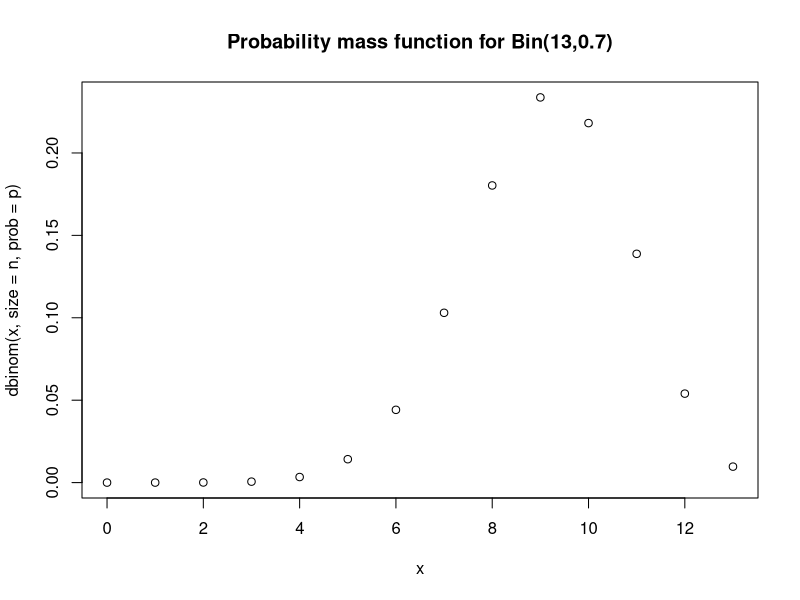
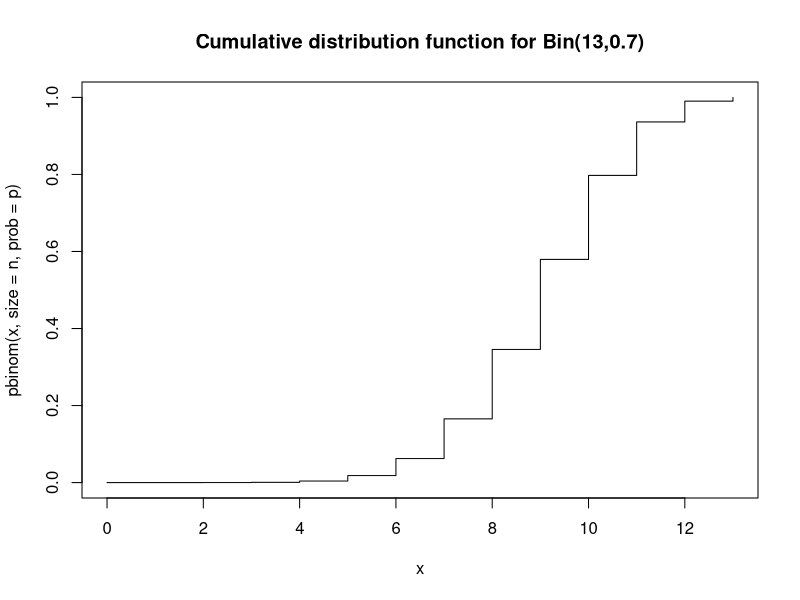
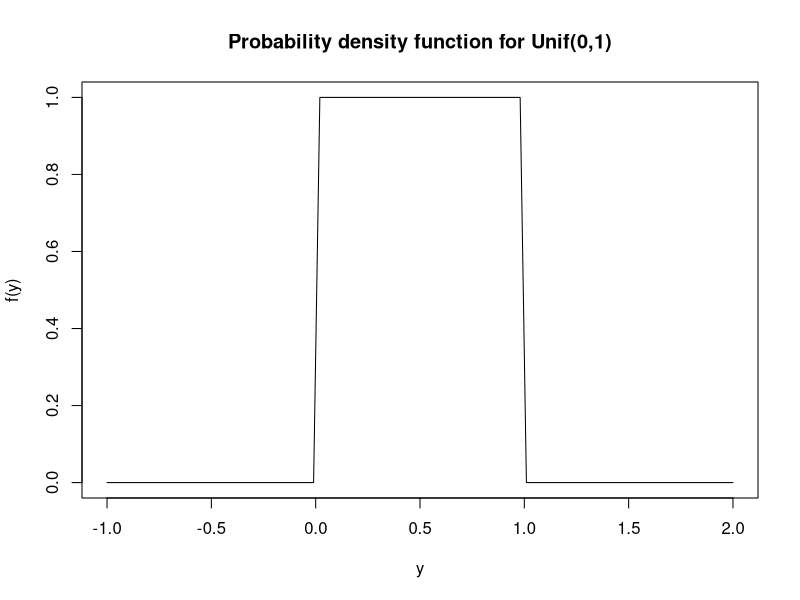
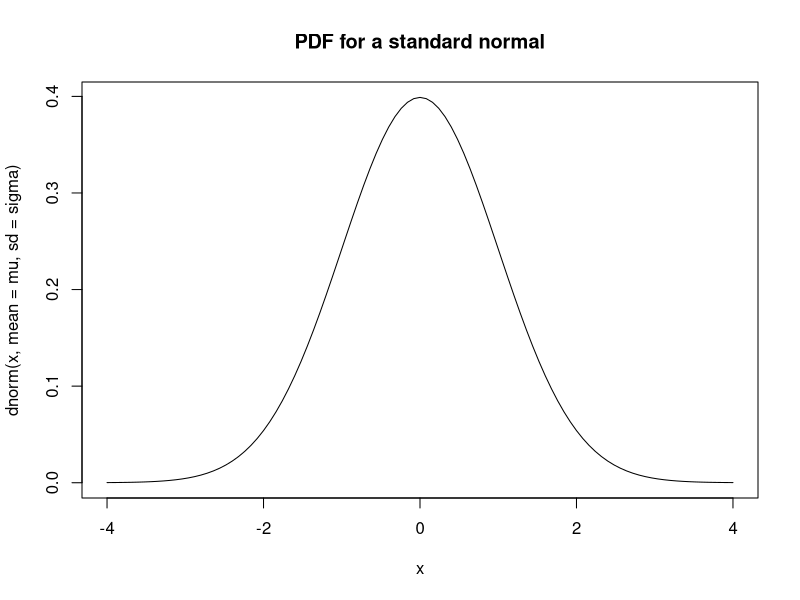
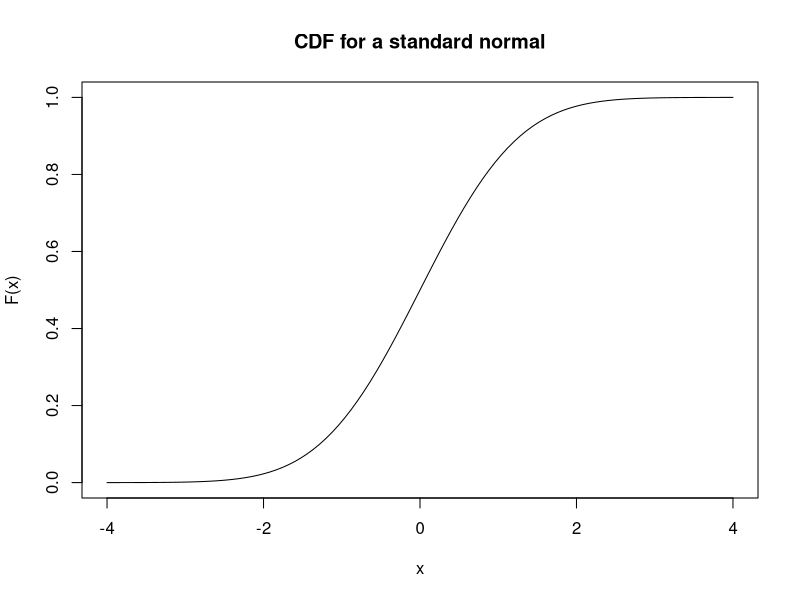

Reproduce these figures in R, in order.
#Pract5(Plotting pdf, cdf, pmf, for discrete and continuous distribution)
#Discrete Distributions:PMF(Probability Mass Function), CDF(Cumulative Distribution Function)
#Continuous Distributions:PDF(Probability Density Function) ,CDF(Cumulative Distribution Function) 

#PMF For Binomial Distribution
n =13
p = 0.7
dbinom(6, size = n, prob = p)
x <- 0:n
plot(x, dbinom(x, size = n, prob = p), main = "Probability mass function for Bin(13,0.7)")

#CDF For Binomial Distribution
pbinom(9, size = n, prob = p)
plot(x, pbinom(x, size = n, prob = p), type="s", main = "Cumulative distribution function for Bin(13,0.7)")

#PDF for Uniform Distribution
a <- 0
b <- 1
# plots similar to what we had before, but using a line rather than points.
curve(dunif(x, min = a, max = b), from = -1, to = 2, xlab='y', ylab='f(y)', main='Probability density function for Unif(0,1)')

#PDF for Normal Distribution
mu <- 0
sigma <- 1 # standard deviation
curve(dnorm(x, mean = mu, sd = sigma), # notice the 3rd argument is the sd
      from = -4, to = 4,
      main = "PDF for a standard normal")

#CDF for a Normal Distribution
curve(pnorm(x, mean = mu, sd = sigma),
      from = -4, to = 4,
      main = "CDF for a standard normal",
      ylab = "F(x)")
